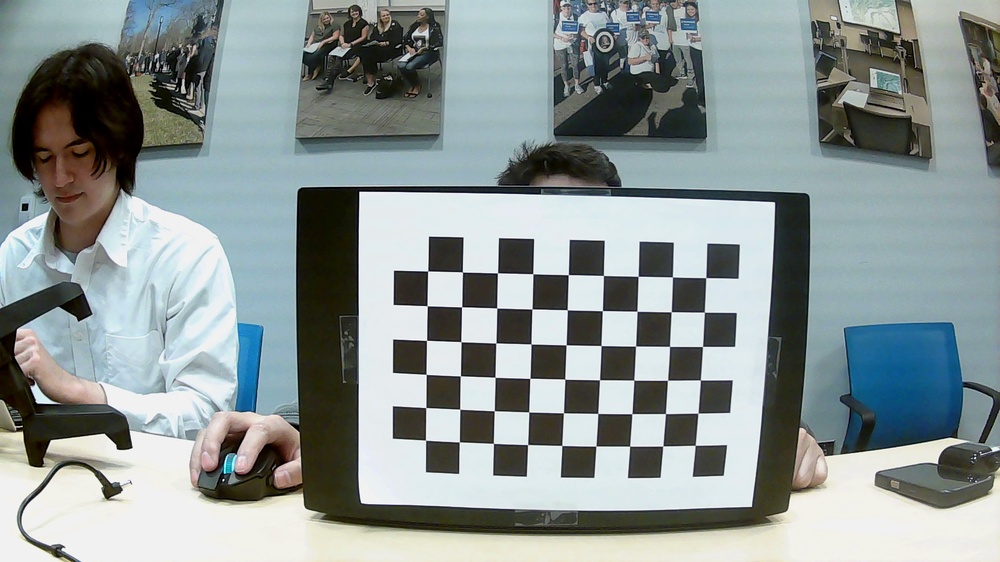
#> input picture AIAgents/checkerboard_pics/chessboard_0.jpg, 1000 x 562 px, shrunk from 1920 x 1080 before the run, found by its file name; its folder holds only this picture in this run
$ python camercali.py
#> lines starting #> are read from the running program, lines starting #| are printed output that depends on the picture; long printed decimals are rounded
import cv2
import numpy as np
import os

# Path to your checkerboard images
CONFIG_PATH = os.path.expanduser('~/shared_students/CapstoneFinalRepo/AIAgents/checkerboard_pics')


def calibrate_camera(config_path, prefix, image_format, square_size):
#> called with prefix = 'chessboard', image_format = '.JPG', square_size = 0.025
    config_path = os.path.abspath(os.path.expanduser(config_path))
    print(f"Using directory: {config_path}")

    if not os.path.exists(config_path):
        print(f"Error: Directory {config_path} does not exist!")
        return None, None, None, None, None

    # For a 10x7 checkerboard, internal corners = 9x6
    pattern_size = (9,6)  # (columns, rows of internal corners)

    # Prepare object points in 3D space
    objp = np.zeros((pattern_size[0] * pattern_size[1], 3), np.float32)
    objp[:, :2] = np.mgrid[0:pattern_size[0], 0:pattern_size[1]].T.reshape(-1, 2)
    objp *= square_size

    objpoints = []
    imgpoints = []

    all_files = os.listdir(config_path)
    images = [
        os.path.join(config_path, f)
        for f in all_files
        if f.lower().startswith(prefix.lower()) and f.lower().endswith(image_format.lower())
    ]

    print(f" Found {len(images)} image(s) matching pattern '{prefix}*{image_format}'")

    if not images:
        print("No images found. Exiting.")
        return None, None, None, None, None

    save_count = 1

    for fname in images:
        print(f"Processing: {fname}")
        img = cv2.imread(fname)
#> img is the input picture: shape (562, 1000, 3); mean B, G, R 148.9, 149.5, 139.7
        if img is None:
            print(f"⚠️ Warning: Cannot read image {fname}")
            continue

        gray = cv2.cvtColor(img, cv2.COLOR_BGR2GRAY)
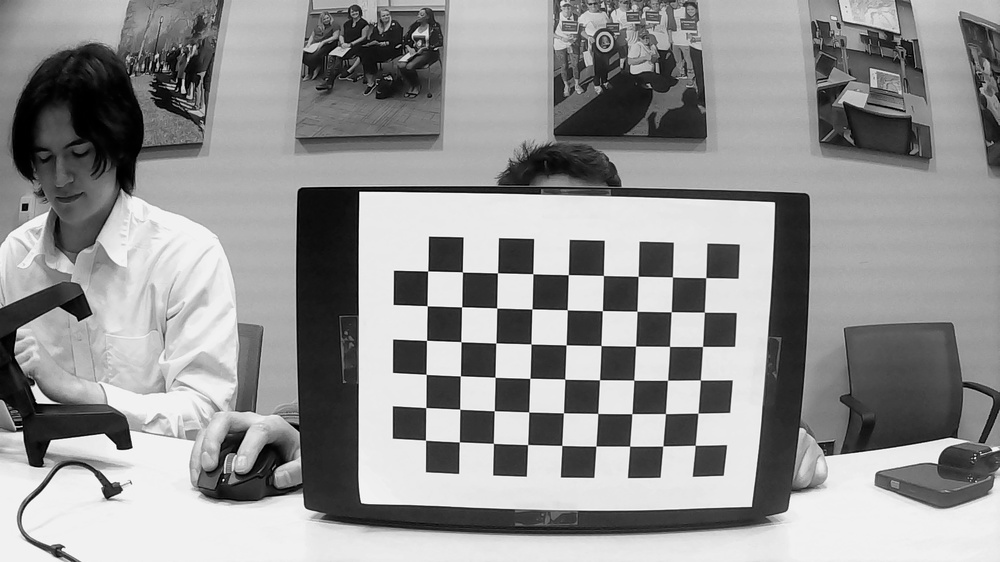
#> gray: shape (562, 1000); min 0, max 255, mean 146.5
        ret, corners = cv2.findChessboardCorners(gray, pattern_size, None)
#> ret = True; corners = 54 rows, first 8: [695.2, 445.3], [662.8, 446], [629.7, 446.1], [595.9, 446.1], [561.8, 445.4], [527.6, 444.6], [493.4, 443.3], [459.3, 441.9]

        print(f"Corners found: {len(corners) if ret else 0}")
#| Corners found: 54

        if ret:
            # Sub-pixel corner refinement
            criteria = (cv2.TERM_CRITERIA_EPS + cv2.TERM_CRITERIA_MAX_ITER, 30, 0.001)
            corners_refined = cv2.cornerSubPix(gray, corners, (11, 11), (-1, -1), criteria)
#> corners_refined = 54 rows, first 8: [695.2, 445.3], [662.8, 446], [629.6, 446.2], [595.9, 446.1], [561.8, 445.5], [527.6, 444.5], [493.4, 443.4], [459.3, 441.9]

            objpoints.append(objp)
            imgpoints.append(corners_refined)

            # Draw corners
            img_drawn = cv2.drawChessboardCorners(img, pattern_size, corners_refined, ret)
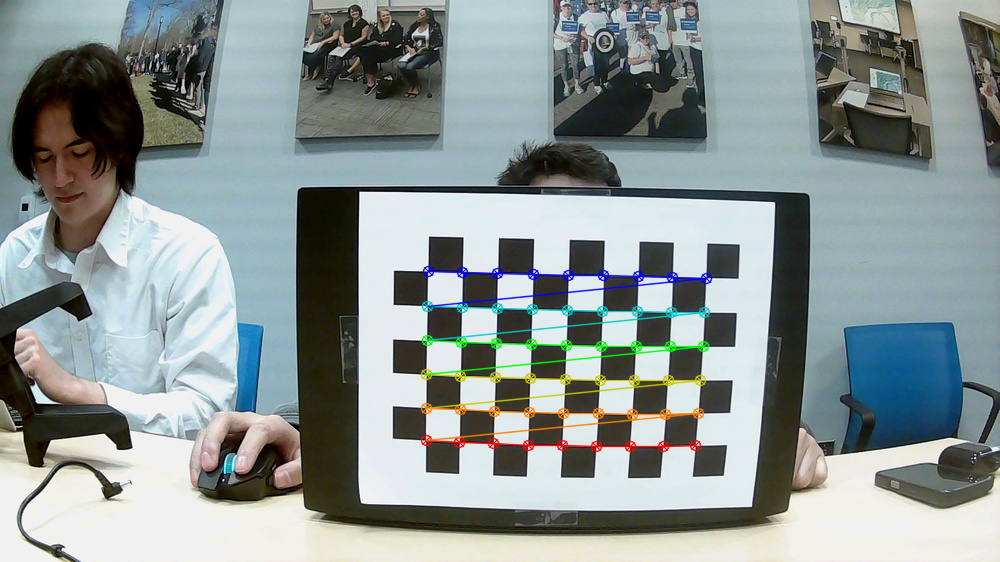
#> img_drawn: shape (562, 1000, 3); mean B, G, R 148.1, 149.4, 139.3

            # [4 lines of commented-out code are left out]

    if objpoints and imgpoints:
        print("Calibrating camera...")
        ret, mtx, dist, rvecs, tvecs = cv2.calibrateCamera(
            objpoints, imgpoints, gray.shape[::-1], None, None
        )
#> ret = 0.0892; mtx = [[502.5, 0, 561.5], [0, 502.9, 249], [0, 0, 1]]; dist = [[-0.184, -0.143, 0.00172, -0.0253, 0.566]]; rvecs = ([-0.0768, 0.00734, -3.12],); tvecs = ([0.102, 0.145, 0.35],)

        if ret:
            print("\nCamera calibration successful!\n")
            return ret, mtx, dist, rvecs, tvecs
        else:
            print("Calibration failed during cv2.calibrateCamera()")
            return None, None, None, None, None
    else:
        print("Not enough valid corners for calibration.")
        return None, None, None, None, None


# --- Usage ---
prefix = 'chessboard'       # Your image filename prefix
image_format = '.JPG'       # Or '.jpg' depending on how they’re saved
square_size = 0.025         # Real-world size of each square in meters

ret, mtx, dist, rvecs, tvecs = calibrate_camera(CONFIG_PATH, prefix, image_format, square_size)
#> ret = 0.0892; mtx = [[502.5, 0, 561.5], [0, 502.9, 249], [0, 0, 1]]; dist = [[-0.184, -0.143, 0.00172, -0.0253, 0.566]]; rvecs = ([-0.0768, 0.00734, -3.12],); tvecs = ([0.102, 0.145, 0.35],)

if ret:
    print("Calibration Results:")
    print("\nCamera Matrix:\n", mtx)
#| Camera Matrix:
#|  [[502.494   0.         561.484 ]
#|  [  0.         502.914 248.963]
#|  [  0.           0.           1.        ]]
    print("\nDistortion Coefficients:\n", dist)
#| Distortion Coefficients:
#|  [[-0.1838 -0.1432  0.001719 -0.02533    0.5662]]
else:
    print("Calibration failed.")

$ run again, on AIAgents/checkerboard_pics/chessboard_12.jpg
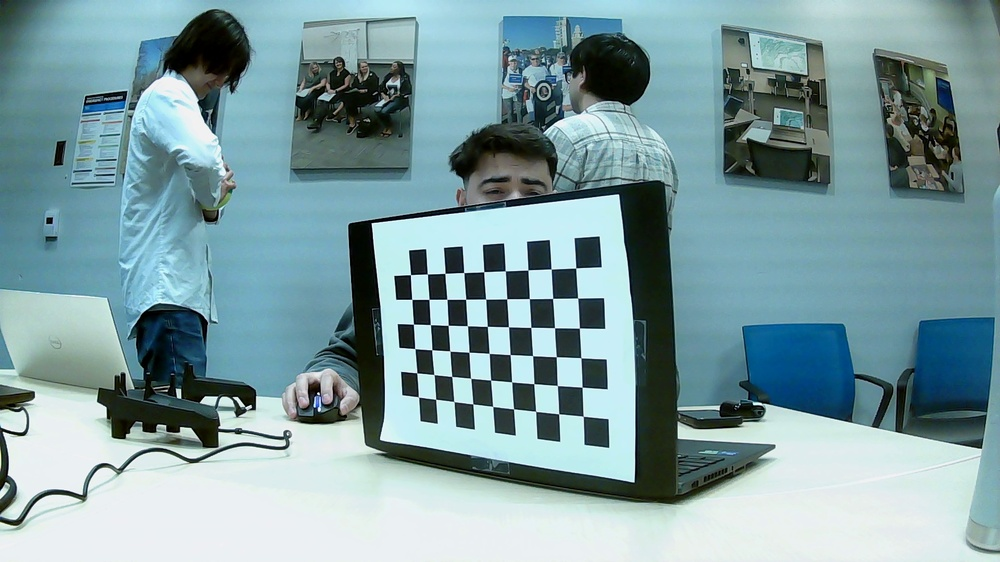
#> input picture AIAgents/checkerboard_pics/chessboard_12.jpg, 1000 x 562 px, shrunk from 1920 x 1080 before the run, found by its file name
#> in calibrate_camera, img is the input picture: shape (562, 1000, 3); mean B, G, R 161.7, 157.2, 127.2
#> in calibrate_camera, `gray = cv2.cvtColor(img, cv2.COLOR_BGR2GRAY)`:
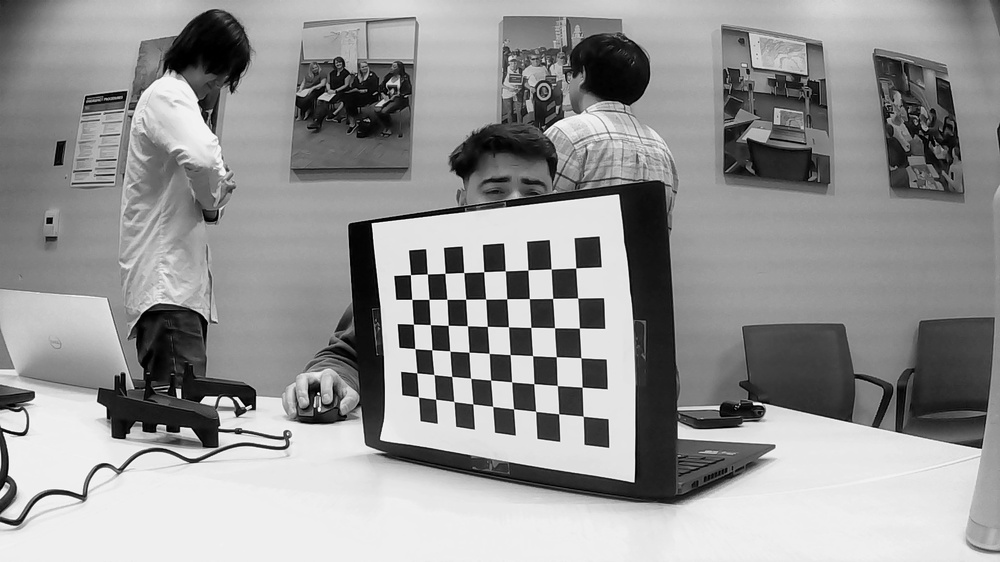
#> gray: shape (562, 1000); min 0, max 254, mean 148.8
#> in calibrate_camera, `ret, corners = cv2.findChessboardCorners(gray, pattern_size, None)`: ret = True; corners = 54 rows, first 8: [583.3, 416.4], [558.7, 413.8], [535.7, 411.5], [513.6, 408.8], [492.7, 406.5], [472.8, 403.9], [453.8, 401.6], [435.7, 399.4]
#| Corners found: 54
#> corners_refined = 54 rows, first 8: [583.2, 416.2], [558.6, 413.7], [535.6, 411.4], [513.5, 408.8], [492.7, 406.4], [472.8, 403.9], [453.9, 401.5], [435.7, 399.3]
#> in calibrate_camera, `ret, mtx, dist, rvecs, tvecs = cv2.calibrateCamera( objpoints, imgpoin..`: ret = 0.205; mtx = [[559.7, 0, 538.1], [0, 600.1, 245.8], [0, 0, 1]]; dist = [[-0.575, 2.6, 0.0159, 0.000135, -7.72]]; rvecs = ([0.809, -0.015, 2.97],); tvecs = ([0.0408, 0.143, 0.492],)
#> `ret, mtx, dist, rvecs, tvecs = calibrate_camera(CONFIG_PATH, prefix, i..`: ret = 0.205; mtx = [[559.7, 0, 538.1], [0, 600.1, 245.8], [0, 0, 1]]; dist = [[-0.575, 2.6, 0.0159, 0.000135, -7.72]]; rvecs = ([0.809, -0.015, 2.97],); tvecs = ([0.0408, 0.143, 0.492],)
#| Camera Matrix:
#|  [[559.704   0.         538.069]
#|  [  0.         600.116 245.848]
#|  [  0.           0.           1.        ]]
#| Distortion Coefficients:
#|  [[-5.74858616e-01  2.60447269e+00  1.59333222e-02  1.35078763e-04
#|   -7.71555195e+00]]

$ run again, on AIAgents/checkerboard_pics/chessboard_13.jpg
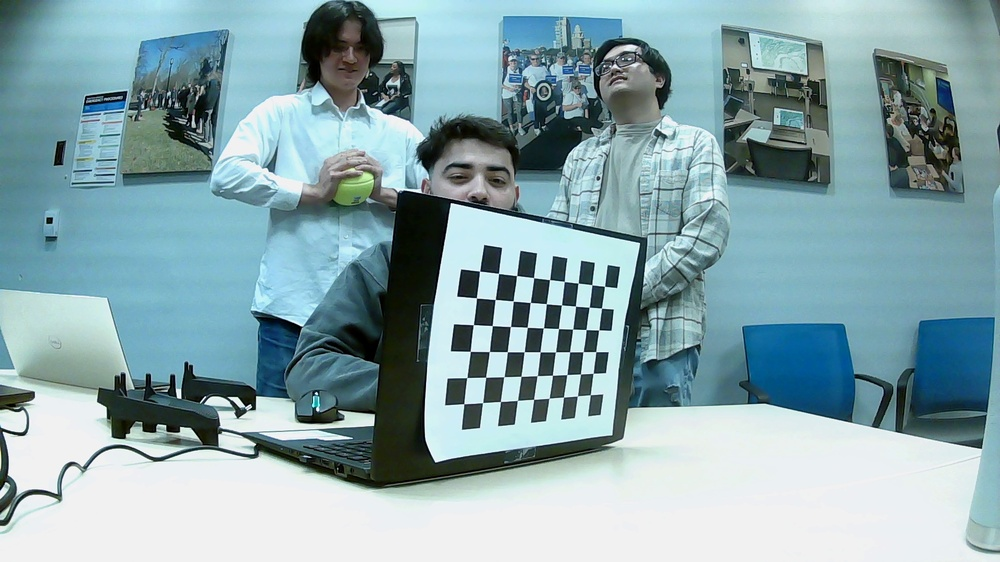
#> input picture AIAgents/checkerboard_pics/chessboard_13.jpg, 1000 x 562 px, shrunk from 1920 x 1080 before the run, found by its file name
#> in calibrate_camera, img is the input picture: shape (562, 1000, 3); mean B, G, R 171.9, 166.3, 137.5
#> in calibrate_camera, `gray = cv2.cvtColor(img, cv2.COLOR_BGR2GRAY)`:
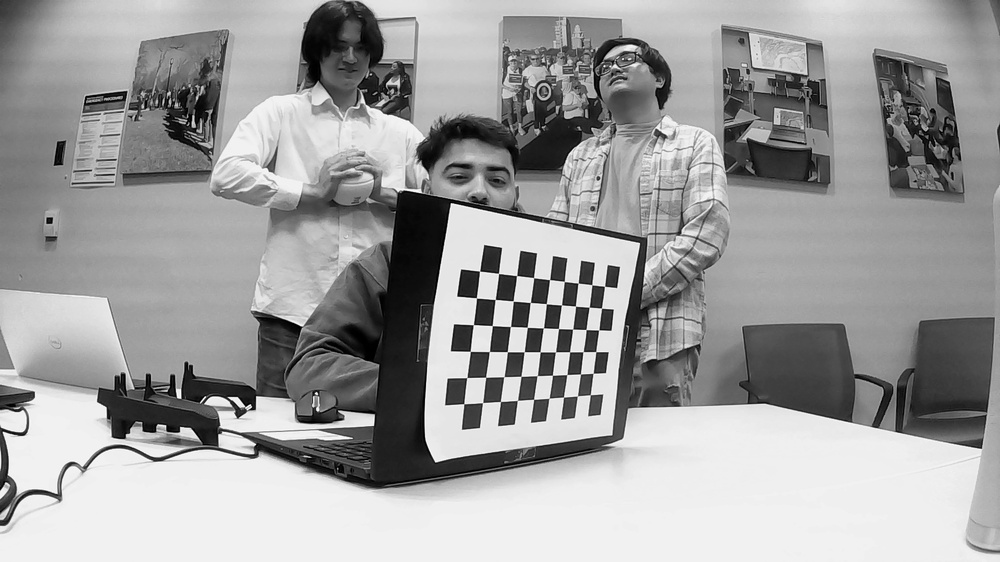
#> gray: shape (562, 1000); min 0, max 254, mean 158.3
#> in calibrate_camera, `ret, corners = cv2.findChessboardCorners(gray, pattern_size, None)`: ret = True; corners = 54 rows, first 8: [590.2, 394.7], [577.4, 395.9], [563.5, 397.1], [549.1, 398.2], [533.6, 399.3], [517.4, 400.4], [500.5, 401.5], [482.6, 402.6]
#| Corners found: 54
#> corners_refined = 54 rows, first 8: [593.3, 394.4], [583.9, 395.5], [563.5, 397.1], [549, 398.2], [533.6, 399.3], [517.4, 400.4], [500.4, 401.5], [482.6, 402.6]
#> in calibrate_camera, `ret, mtx, dist, rvecs, tvecs = cv2.calibrateCamera( objpoints, imgpoin..`: ret = 2.32; mtx = [[532.5, 0, 524.8], [0, 623.9, 311.1], [0, 0, 1]]; dist = [[8.76, -558, 0.036, -0.0213, 9539]]; rvecs = ([0.99, 0.236, -2.87],); tvecs = ([0.0902, 0.0948, 0.731],)
#> `ret, mtx, dist, rvecs, tvecs = calibrate_camera(CONFIG_PATH, prefix, i..`: ret = 2.32; mtx = [[532.5, 0, 524.8], [0, 623.9, 311.1], [0, 0, 1]]; dist = [[8.76, -558, 0.036, -0.0213, 9539]]; rvecs = ([0.99, 0.236, -2.87],); tvecs = ([0.0902, 0.0948, 0.731],)
#| Camera Matrix:
#|  [[532.518   0.         524.802]
#|  [  0.         623.923 311.085]
#|  [  0.           0.           1.        ]]
#| Distortion Coefficients:
#|  [[ 8.75519847e+00 -5.58037383e+02  3.59601424e-02 -2.13417394e-02
#|    9.53899978e+03]]

$ run again, on AIAgents/checkerboard_pics/chessboard_14.jpg
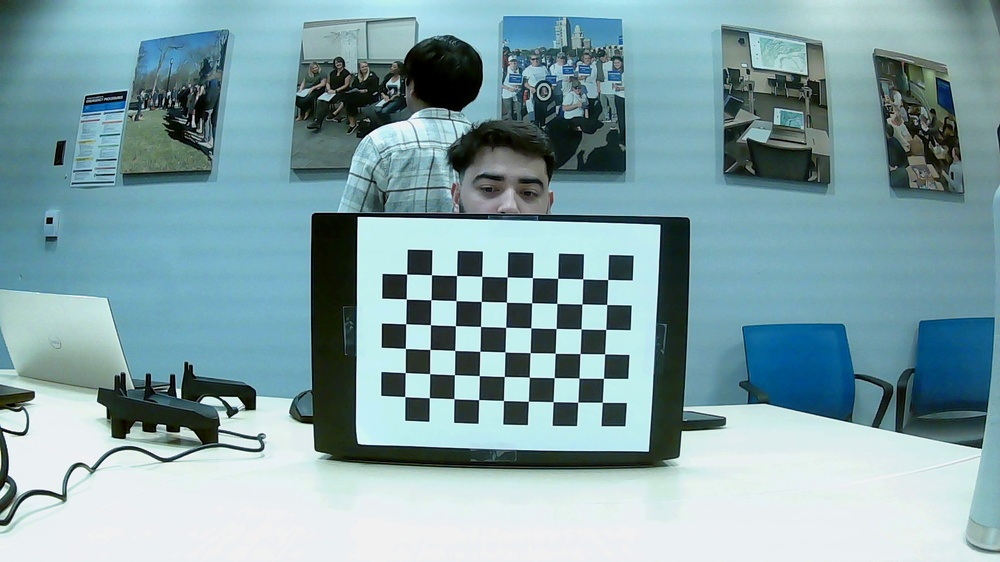
#> input picture AIAgents/checkerboard_pics/chessboard_14.jpg, 1000 x 562 px, shrunk from 1920 x 1080 before the run, found by its file name
#> in calibrate_camera, img is the input picture: shape (562, 1000, 3); mean B, G, R 167.3, 161.9, 130.2
#> in calibrate_camera, `gray = cv2.cvtColor(img, cv2.COLOR_BGR2GRAY)`:
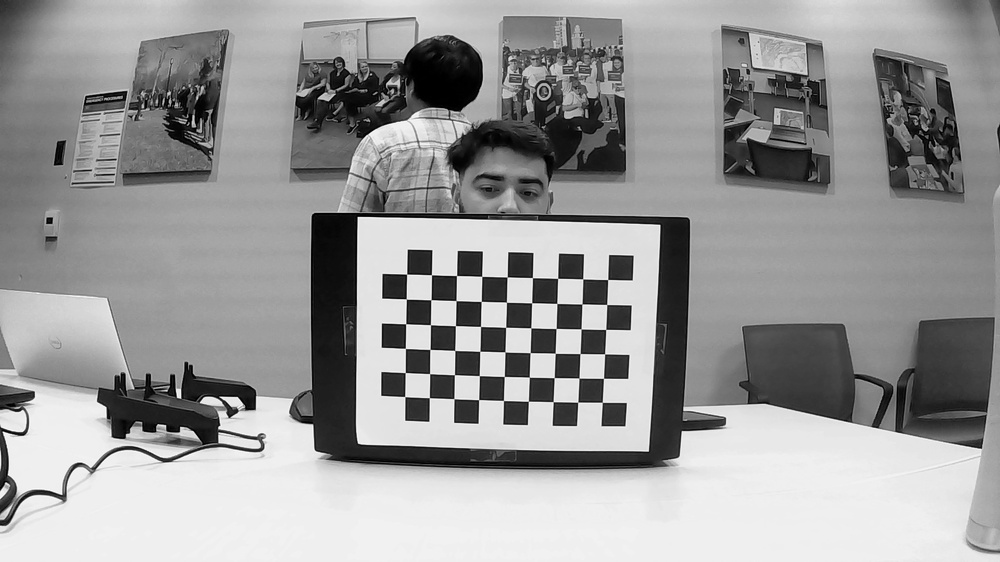
#> gray: shape (562, 1000); min 0, max 254, mean 153
#> in calibrate_camera, `ret, corners = cv2.findChessboardCorners(gray, pattern_size, None)`: ret = True; corners = 54 rows, first 8: [602.3, 402.4], [577.7, 402.2], [553.3, 401.6], [528.4, 401.3], [503.5, 400.5], [478.6, 399.6], [453.9, 398.6], [429.4, 397.7]
#| Corners found: 54
#> corners_refined = 54 rows, first 8: [602.3, 402.3], [577.8, 402.2], [553.2, 401.7], [528.4, 401.3], [503.5, 400.5], [478.6, 399.6], [453.9, 398.7], [429.3, 397.7]
#> in calibrate_camera, `img_drawn = cv2.drawChessboardCorners(img, pattern_size, corners_refin..`:
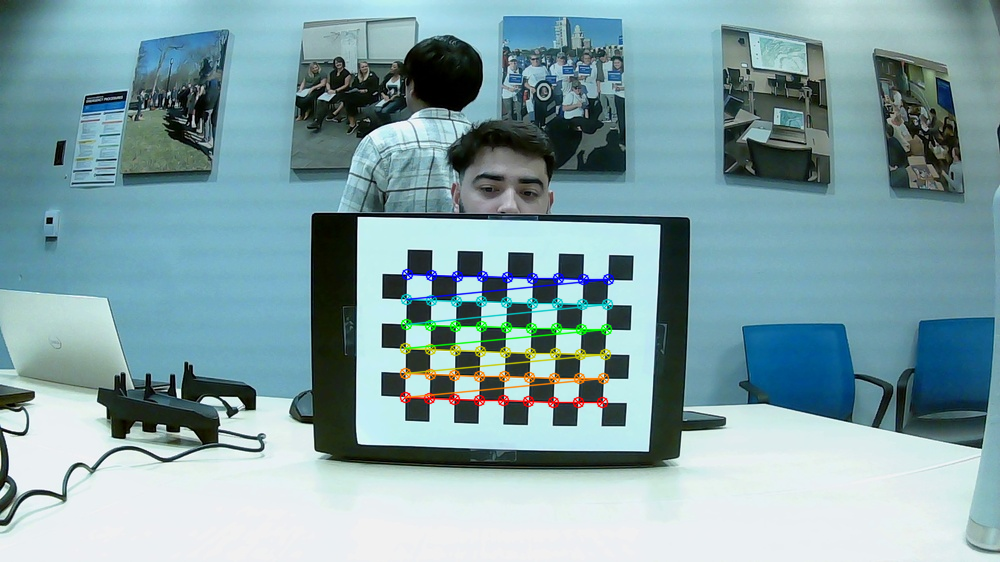
#> img_drawn: shape (562, 1000, 3); mean B, G, R 166.6, 161.8, 130.1
#> in calibrate_camera, `ret, mtx, dist, rvecs, tvecs = cv2.calibrateCamera( objpoints, imgpoin..`: ret = 0.0945; mtx = [[136.9, 0, 508.8], [0, 136.4, 282.1], [0, 0, 1]]; dist = [[-0.0102, -0.0114, -0.00321, -0.00237, 0.00648]]; rvecs = ([-0.0118, 6.36e-05, -3.11],); tvecs = ([0.0949, 0.123, 0.134],)
#> `ret, mtx, dist, rvecs, tvecs = calibrate_camera(CONFIG_PATH, prefix, i..`: ret = 0.0945; mtx = [[136.9, 0, 508.8], [0, 136.4, 282.1], [0, 0, 1]]; dist = [[-0.0102, -0.0114, -0.00321, -0.00237, 0.00648]]; rvecs = ([-0.0118, 6.36e-05, -3.11],); tvecs = ([0.0949, 0.123, 0.134],)
#| Camera Matrix:
#|  [[136.887   0.         508.822]
#|  [  0.         136.370 282.075]
#|  [  0.           0.           1.        ]]
#| Distortion Coefficients:
#|  [[-0.01023 -0.0114 -0.003212 -0.002369  0.006476 ]]
